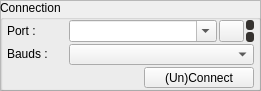
   <widget class="QFrame" name="frameConnection">
    <property name="geometry">
     <rect>
      <x>880</x>
      <y>500</y>
      <width>261</width>
      <height>91</height>
     </rect>
    </property>
    <property name="frameShape">
     <enum>QFrame::StyledPanel</enum>
    </property>
    <property name="frameShadow">
     <enum>QFrame::Raised</enum>
    </property>
    <widget class="QGroupBox" name="grpConnection">
     <property name="geometry">
      <rect>
       <x>0</x>
       <y>0</y>
       <width>261</width>
       <height>91</height>
      </rect>
     </property>
     <property name="sizePolicy">
      <sizepolicy hsizetype="MinimumExpanding" vsizetype="Fixed">
       <horstretch>0</horstretch>
       <verstretch>0</verstretch>
      </sizepolicy>
     </property>
     <property name="maximumSize">
      <size>
       <width>360</width>
       <height>100</height>
      </size>
     </property>
     <property name="styleSheet">
      <string notr="true"/>
     </property>
     <property name="title">
      <string>Connection</string>
     </property>
     <layout class="QGridLayout" name="gridLayout">
      <property name="leftMargin">
       <number>4</number>
      </property>
      <property name="topMargin">
       <number>0</number>
      </property>
      <property name="rightMargin">
       <number>4</number>
      </property>
      <property name="bottomMargin">
       <number>0</number>
      </property>
      <property name="horizontalSpacing">
       <number>0</number>
      </property>
      <property name="verticalSpacing">
       <number>2</number>
      </property>
      <item row="2" column="0">
       <widget class="QWidget" name="widget" native="true">
        <property name="sizePolicy">
         <sizepolicy hsizetype="Preferred" vsizetype="Fixed">
          <horstretch>0</horstretch>
          <verstretch>0</verstretch>
         </sizepolicy>
        </property>
        <layout class="QHBoxLayout" name="horizontalLayout">
         <property name="spacing">
          <number>0</number>
         </property>
         <property name="leftMargin">
          <number>0</number>
         </property>
         <property name="topMargin">
          <number>0</number>
         </property>
         <property name="rightMargin">
          <number>0</number>
         </property>
         <property name="bottomMargin">
          <number>0</number>
         </property>
         <item>
          <widget class="QLabel" name="lblConnectStatus">
           <property name="sizePolicy">
            <sizepolicy hsizetype="Preferred" vsizetype="Fixed">
             <horstretch>0</horstretch>
             <verstretch>0</verstretch>
            </sizepolicy>
           </property>
           <property name="minimumSize">
            <size>
             <width>0</width>
             <height>0</height>
            </size>
           </property>
           <property name="styleSheet">
            <string notr="true"/>
           </property>
           <property name="text">
            <string>&lt;Not Connected&gt;</string>
           </property>
          </widget>
         </item>
         <item>
          <widget class="QPushButton" name="btnConnect">
           <property name="sizePolicy">
            <sizepolicy hsizetype="Preferred" vsizetype="Fixed">
             <horstretch>0</horstretch>
             <verstretch>0</verstretch>
            </sizepolicy>
           </property>
           <property name="minimumSize">
            <size>
             <width>0</width>
             <height>0</height>
            </size>
           </property>
           <property name="maximumSize">
            <size>
             <width>110</width>
             <height>16777215</height>
            </size>
           </property>
           <property name="text">
            <string>(Un)Connect</string>
           </property>
          </widget>
         </item>
        </layout>
       </widget>
      </item>
      <item row="1" column="0">
       <widget class="QWidget" name="widget" native="true">
        <property name="sizePolicy">
         <sizepolicy hsizetype="Preferred" vsizetype="Fixed">
          <horstretch>0</horstretch>
          <verstretch>0</verstretch>
         </sizepolicy>
        </property>
        <layout class="QHBoxLayout" name="horizontalLayout_22">
         <property name="spacing">
          <number>2</number>
         </property>
         <property name="leftMargin">
          <number>0</number>
         </property>
         <property name="topMargin">
          <number>0</number>
         </property>
         <property name="rightMargin">
          <number>0</number>
         </property>
         <property name="bottomMargin">
          <number>0</number>
         </property>
         <item>
          <widget class="QLabel" name="label_2">
           <property name="sizePolicy">
            <sizepolicy hsizetype="Preferred" vsizetype="Fixed">
             <horstretch>0</horstretch>
             <verstretch>0</verstretch>
            </sizepolicy>
           </property>
           <property name="minimumSize">
            <size>
             <width>0</width>
             <height>0</height>
            </size>
           </property>
           <property name="maximumSize">
            <size>
             <width>60</width>
             <height>16777215</height>
            </size>
           </property>
           <property name="text">
            <string notr="true">Bauds :</string>
           </property>
          </widget>
         </item>
         <item>
          <widget class="QComboBox" name="cmbBauds">
           <property name="sizePolicy">
            <sizepolicy hsizetype="Preferred" vsizetype="Fixed">
             <horstretch>0</horstretch>
             <verstretch>0</verstretch>
            </sizepolicy>
           </property>
           <property name="minimumSize">
            <size>
             <width>0</width>
             <height>0</height>
            </size>
           </property>
          </widget>
         </item>
        </layout>
       </widget>
      </item>
      <item row="0" column="0">
       <widget class="QWidget" name="qwPortSelec" native="true">
        <property name="sizePolicy">
         <sizepolicy hsizetype="Preferred" vsizetype="Fixed">
          <horstretch>0</horstretch>
          <verstretch>0</verstretch>
         </sizepolicy>
        </property>
        <layout class="QHBoxLayout" name="horizontalLayout_12">
         <property name="spacing">
          <number>2</number>
         </property>
         <property name="leftMargin">
          <number>0</number>
         </property>
         <property name="topMargin">
          <number>0</number>
         </property>
         <property name="rightMargin">
          <number>0</number>
         </property>
         <property name="bottomMargin">
          <number>0</number>
         </property>
         <item>
          <widget class="QLabel" name="label">
           <property name="sizePolicy">
            <sizepolicy hsizetype="Preferred" vsizetype="Fixed">
             <horstretch>0</horstretch>
             <verstretch>0</verstretch>
            </sizepolicy>
           </property>
           <property name="minimumSize">
            <size>
             <width>0</width>
             <height>0</height>
            </size>
           </property>
           <property name="maximumSize">
            <size>
             <width>60</width>
             <height>16777215</height>
            </size>
           </property>
           <property name="text">
            <string notr="true">Port :</string>
           </property>
          </widget>
         </item>
         <item>
          <widget class="QComboBox" name="cmbPort">
           <property name="sizePolicy">
            <sizepolicy hsizetype="Preferred" vsizetype="Fixed">
             <horstretch>0</horstretch>
             <verstretch>0</verstretch>
            </sizepolicy>
           </property>
           <property name="minimumSize">
            <size>
             <width>0</width>
             <height>0</height>
            </size>
           </property>
           <property name="toolTip">
            <string>Select serial port of Grbl.</string>
           </property>
           <property name="editable">
            <bool>true</bool>
           </property>
          </widget>
         </item>
         <item>
          <widget class="QPushButton" name="btnRefresh">
           <property name="sizePolicy">
            <sizepolicy hsizetype="Preferred" vsizetype="Fixed">
             <horstretch>0</horstretch>
             <verstretch>0</verstretch>
            </sizepolicy>
           </property>
           <property name="maximumSize">
            <size>
             <width>25</width>
             <height>16777215</height>
            </size>
           </property>
           <property name="toolTip">
            <string>Refresh list</string>
           </property>
           <property name="text">
            <string/>
           </property>
           <property name="icon">
            <iconset>
             <normaloff>images/btnRefresh.svg</normaloff>images/btnRefresh.svg</iconset>
           </property>
          </widget>
         </item>
         <item>
          <widget class="QWidget" name="widget_5" native="true">
           <property name="sizePolicy">
            <sizepolicy hsizetype="Fixed" vsizetype="Fixed">
             <horstretch>0</horstretch>
             <verstretch>0</verstretch>
            </sizepolicy>
           </property>
           <layout class="QVBoxLayout" name="verticalLayout_9">
            <property name="spacing">
             <number>2</number>
            </property>
            <property name="leftMargin">
             <number>0</number>
            </property>
            <property name="topMargin">
             <number>0</number>
            </property>
            <property name="rightMargin">
             <number>0</number>
            </property>
            <property name="bottomMargin">
             <number>0</number>
            </property>
            <item>
             <widget class="QLabel" name="lblSerialActivity">
              <property name="minimumSize">
               <size>
                <width>8</width>
                <height>0</height>
               </size>
              </property>
              <property name="maximumSize">
               <size>
                <width>8</width>
                <height>10</height>
               </size>
              </property>
              <property name="toolTip">
               <string>Serial port read/write activity: green=idle, red=active</string>
              </property>
              <property name="styleSheet">
               <string notr="true">.QLabel{border-radius: 3px; background: #35322f;}</string>
              </property>
              <property name="text">
               <string/>
              </property>
             </widget>
            </item>
            <item>
             <widget class="QLabel" name="lblSerialLock">
              <property name="minimumSize">
               <size>
                <width>8</width>
                <height>0</height>
               </size>
              </property>
              <property name="maximumSize">
               <size>
                <width>8</width>
                <height>10</height>
               </size>
              </property>
              <property name="toolTip">
               <string>Serial port lock status: green=enabled to send, red=locked and waiting for OK</string>
              </property>
              <property name="styleSheet">
               <string notr="true">.QLabel{border-radius: 3px; background: #35322f;}</string>
              </property>
              <property name="text">
               <string/>
              </property>
             </widget>
            </item>
           </layout>
          </widget>
         </item>
        </layout>
       </widget>
      </item>
     </layout>
    </widget>
   </widget>
